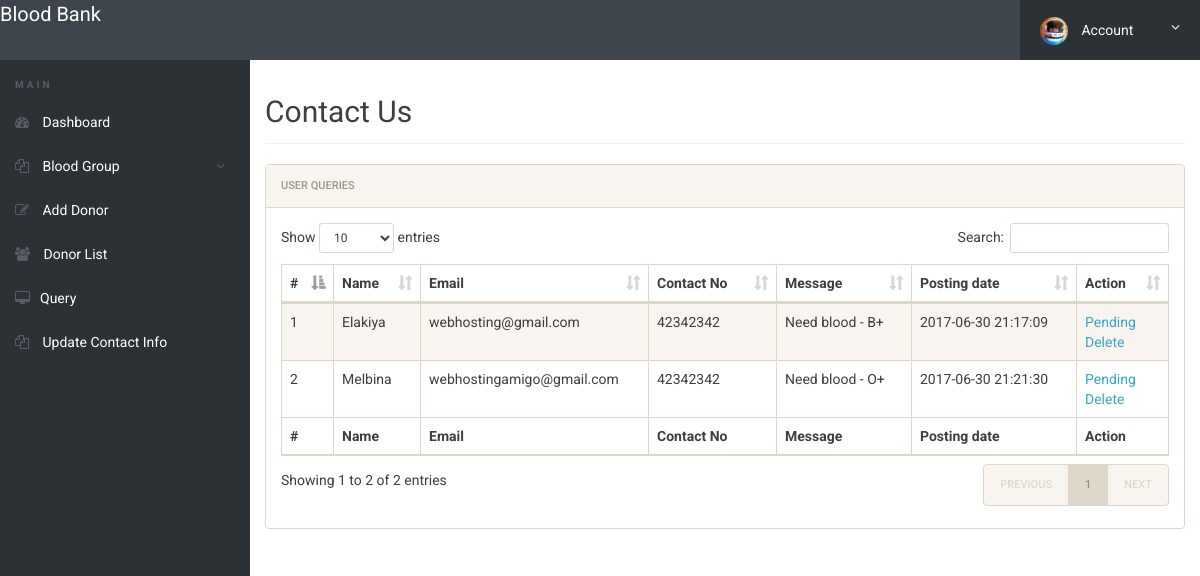
The app's page /bbdms/admin/manage-conactusquery.php (signed in) with its own data.
### tables this page shows
CREATE TABLE `tblcontactusquery` (
  `id` int(11) NOT NULL,
  `name` varchar(100) DEFAULT NULL,
  `EmailId` varchar(120) DEFAULT NULL,
  `ContactNumber` char(11) DEFAULT NULL,
  `Message` longtext DEFAULT NULL,
  `PostingDate` timestamp NOT NULL DEFAULT current_timestamp(),
  `status` int(11) DEFAULT NULL
);

### bbdms/admin/manage-conactusquery.php (the view, shortened to what this page needs)
<?php
include('includes/config.php');
if(strlen($_SESSION['alogin'])==0)
	{
header('location:index.php');
}
else{
 ?>
<!doctype html>
<html lang="en" class="no-js">
<head>
	<link rel="stylesheet" href="css/font-awesome.min.css">
	<link rel="stylesheet" href="css/bootstrap.min.css">
	<link rel="stylesheet" href="css/dataTables.bootstrap.min.css">
	<link rel="stylesheet" href="css/bootstrap-social.css">
	<link rel="stylesheet" href="css/bootstrap-select.css">
	<link rel="stylesheet" href="css/fileinput.min.css">
	<link rel="stylesheet" href="css/awesome-bootstrap-checkbox.css">
	<link rel="stylesheet" href="css/style.css">
</head>
<body>
	<?php include('includes/header.php');?>
	<div class="ts-main-content">
		<?php include('includes/leftbar.php');?>
		<div class="content-wrapper">
			<div class="container-fluid">
				<div class="row">
					<div class="col-md-12">
						<h2 class="page-title">Contact Us</h2>
						<div class="panel panel-default">
							<div class="panel-heading">User queries</div>
							<div class="panel-body">
								<table id="zctb" class="display table table-striped table-bordered table-hover" cellspacing="0" width="100%">
									<thead>
										<tr>
										<th>#</th>
											<th>Name</th>
											<th>Email</th>
											<th>Contact No</th>
											<th>Message</th>
											<th>Posting date</th>
											<th>Action</th>
										</tr>
									</thead>
									<tfoot>
										<tr>
										<th>#</th>
											<th>Name</th>
											<th>Email</th>
											<th>Contact No</th>
											<th>Message</th>
											<th>Posting date</th>
											<th>Action</th>
										</tr>
									</tfoot>
									<tbody>
									<?php $sql = "SELECT * from  tblcontactusquery ";
$query = $dbh -> prepare($sql);
$query->execute();
$results=$query->fetchAll(PDO::FETCH_OBJ);
$cnt=1;
if($query->rowCount() > 0)
{
foreach($results as $result)
{				?>
										<tr>
											<td><?php echo htmlentities($cnt);?></td>
											<td><?php echo htmlentities($result->name);?></td>
											<td><?php echo htmlentities($result->EmailId);?></td>
											<td><?php echo htmlentities($result->ContactNumber);?></td>
											<td><?php echo htmlentities($result->Message);?></td>
											<td><?php echo htmlentities($result->PostingDate);?></td>
																<?php if($result->status==1)
{
	?><td>Read<br />
		<a href="manage-conactusquery.php?del=<?php echo htmlentities($result->id);?>" onclick="return confirm('Do you really want to read')" >Delete</a></td>
<?php } else {?>
<td><a href="manage-conactusquery.php?eid=<?php echo htmlentities($result->id);?>" onclick="return confirm('Do you really want to read')" >Pending</a><br />
	<a href="manage-conactusquery.php?eid=<?php echo htmlentities($result->id);?>" onclick="return confirm('Do you really want to read')" >Delete</a>
</td>
<?php } ?>
										</tr>
										<?php $cnt=$cnt+1; }} ?>
									</tbody>
								</table>
							</div>
						</div>
					</div>
				</div>
			</div>
		</div>
	</div>
</body>
</html>
<?php } ?>

### bbdms/admin/css/style.css (style rules this page uses)
html { font-size: 14px; }
@media only screen and (min-width: 480px) { html { font-size: 17px; } }
@media only screen and (min-width: 768px) { html { font-size: 14px; } }
body { font-size: 1em; }
a { color: #37a6c4; }
.panel { overflow: hidden; }
.page-title { padding-bottom: 15px; margin-bottom: 20px; border-bottom: 1px solid #f0f0f0; }
.ts-main-content .content-wrapper { padding-top: 15px; margin-top: 60px; }
@media only screen and (min-width: 992px) { .ts-main-content .content-wrapper { margin-left: 250px; } }

### records on screen
tblcontactusquery: name "Elakiya", EmailId "webhosting@gmail.com", ContactNumber "42342342", Message "Need blood - B+", PostingDate "2017-06-30 21:17:09"
tblcontactusquery: name "Melbina", EmailId "webhostingamigo@gmail.com", ContactNumber "42342342", Message "Need blood - O+", PostingDate "2017-06-30 21:21:30"
